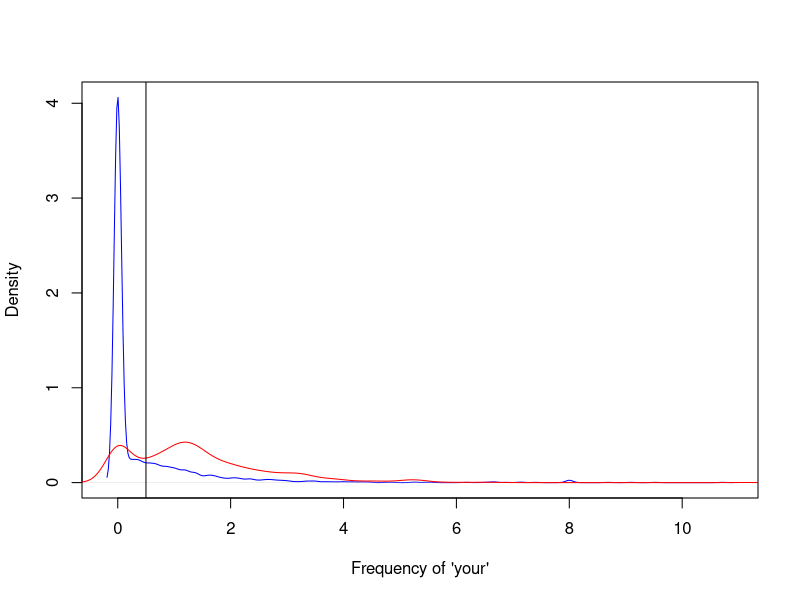

Reproduce this figure in R.
library(kernlab)
data(spam)
head(spam)

plot(density(spam$your[spam$type=="nonspam"]),col = "blue", main ="",xlab="Frequency of 'your'")
lines(density(spam$your[spam$type=="spam"]),col = "red")
abline(v = 0.5, col = "black")
prediction <- ifelse(spam$your > 0.5, "spam", "nonspam")
table(prediction,spam$type)/length(spam$type)
